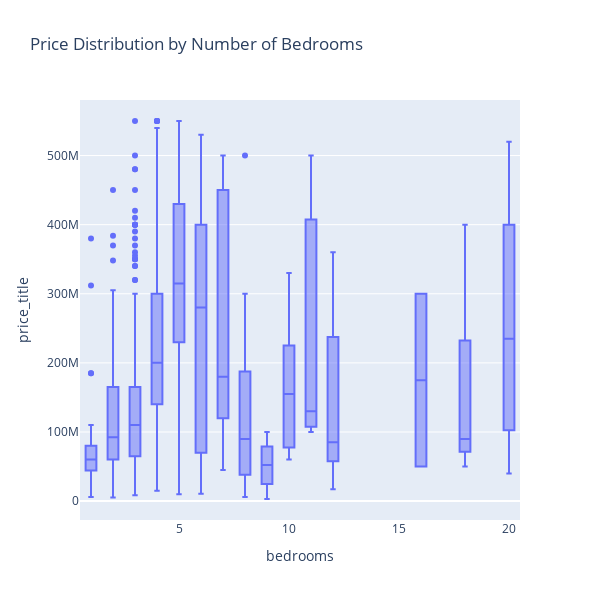

Notebook source saved alongside this figure:
### Code cell
# Boxplot: Price by number of bedrooms
fig = px.box(
    df,
    x="bedrooms",
    y="price_title",
    title="Price Distribution by Number of Bedrooms"
    # points="all"
)
fig.update_layout(width=600, height=600)
fig.show()

### Figure 1 — Plotly figure (JSON) as saved in the notebook; plotly's stock layout.template omitted (floating-point values rounded to 4 significant figures; data arrays with more than 128 entries replaced by an {"elided": "..."} marker saying what was removed)
{"data": [{"alignmentgroup": "True", "hovertemplate": "bedrooms=%{x}<br>price_title=%{y}<extra></extra>", "legendgroup": "", "marker": {"color": "#636efa"}, "name": "", "notched": false, "offsetgroup": "", "orientation": "v", "showlegend": false, "type": "box", "x": {"elided": "1258 int values"}, "x0": " ", "xaxis": "x", "y": {"elided": "1258 float values"}, "y0": " ", "yaxis": "y"}], "layout": {"boxmode": "group", "height": 600, "legend": {"tracegroupgap": 0}, "title": {"text": "Price Distribution by Number of Bedrooms"}, "width": 600, "xaxis": {"anchor": "y", "domain": [0, 1], "title": {"text": "bedrooms"}}, "yaxis": {"anchor": "x", "domain": [0, 1], "title": {"text": "price_title"}}}}
